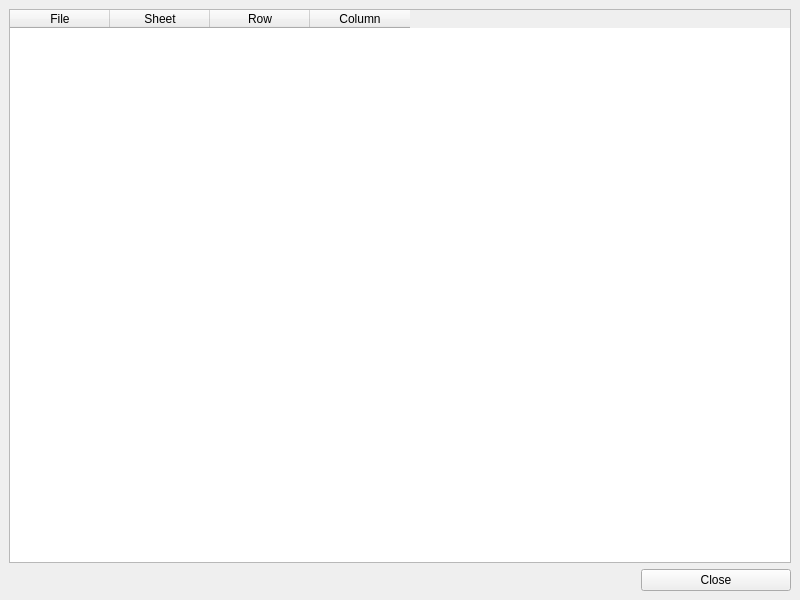
<?xml version="1.0" encoding="UTF-8"?>
<ui version="4.0">
 <class>SheetErrorsWindow</class>
 <widget class="QMainWindow" name="SheetErrorsWindow">
  <property name="geometry">
   <rect>
    <x>0</x>
    <y>0</y>
    <width>800</width>
    <height>600</height>
   </rect>
  </property>
  <property name="windowTitle">
   <string>Sheet errors</string>
  </property>
  <widget class="QWidget" name="centralwidget">
   <layout class="QVBoxLayout" name="verticalLayout">
    <item>
     <widget class="QTableWidget" name="tableWidget">
      <column>
       <property name="text">
        <string>File</string>
       </property>
      </column>
      <column>
       <property name="text">
        <string>Sheet</string>
       </property>
      </column>
      <column>
       <property name="text">
        <string>Row</string>
       </property>
      </column>
      <column>
       <property name="text">
        <string>Column</string>
       </property>
      </column>
     </widget>
    </item>
    <item>
     <layout class="QGridLayout" name="gridLayout">
      <item row="0" column="1">
       <widget class="QPushButton" name="pushButton">
        <property name="minimumSize">
         <size>
          <width>150</width>
          <height>0</height>
         </size>
        </property>
        <property name="text">
         <string>Close</string>
        </property>
       </widget>
      </item>
      <item row="0" column="0">
       <spacer name="horizontalSpacer">
        <property name="orientation">
         <enum>Qt::Horizontal</enum>
        </property>
        <property name="sizeHint" stdset="0">
         <size>
          <width>40</width>
          <height>20</height>
         </size>
        </property>
       </spacer>
      </item>
     </layout>
    </item>
   </layout>
  </widget>
 </widget>
 <resources/>
 <connections/>
</ui>
